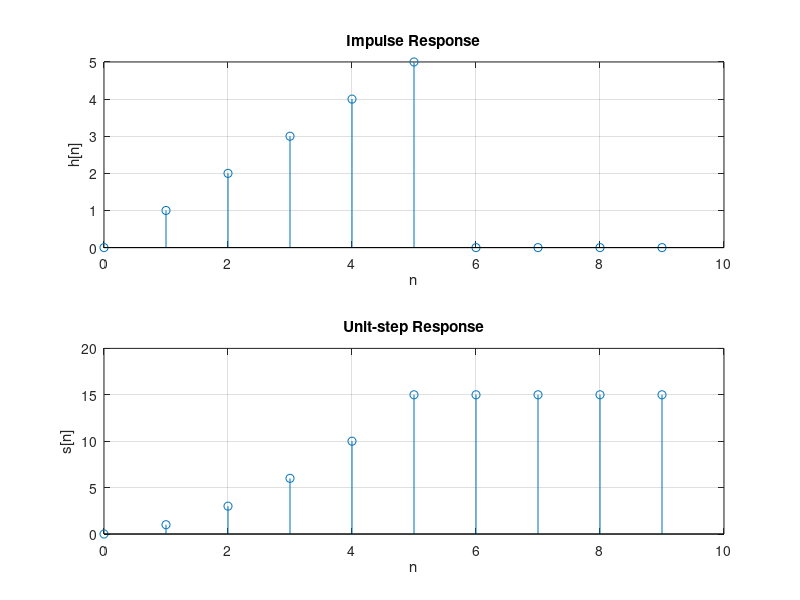

Here is the MATLAB script that generated this plot:
a=1;
b=[0 1 2 3 4 5];
x1=[1 zeros(1, 9)];
x2=ones(1, 10);
h=filter(b,a,x1);
s=filter(b,a,x2);
n=0:9;

subplot(2,1,1)
stem(n,h)
xlabel('n')
ylabel('h[n]')
title('Impulse Response')
grid

subplot(2,1,2)
stem(n,s)
xlabel('n')
ylabel('s[n]')
title('Unit-step Response')
grid